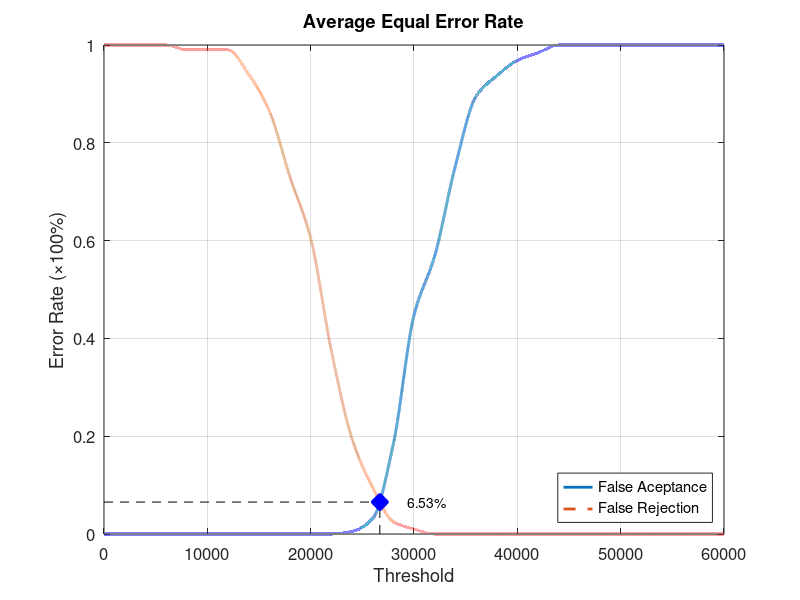
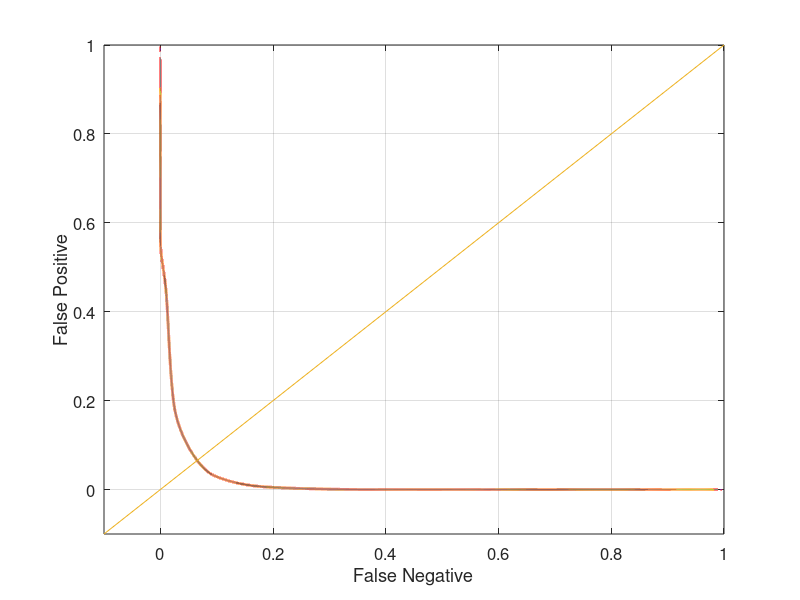

The MATLAB script that drew these images, in order:
function yEER = Database3_1
close all;
clear;
clc;
x = 0:2000:60000;
xq = 0:0.5:60000;

y0 = [0 0 0 0 0 0 0 0 0 0 0 0 0.00526316 0.0315789 0.184211 0.447368 0.568421 0.752632 0.894737 0.936842 0.968421 0.984211 1 1 1 1 1 1 1 1 1];
yy0 = interp1(x, y0, xq, 'pchip');
y1 = [1 1 1 1 0.99 0.99 0.99 0.94 0.865 0.73 0.605 0.375 0.195 0.095 0.025 0.01 0 0 0 0 0 0 0 0 0 0 0 0 0 0 0];
yy1 = interp1(x, y1, xq, 'pchip');

% Calculating EER: 
y2 = abs(y0 - y1);
find(y2 == min(y2))
yy2 = abs(yy0 - yy1);
xEER = find(yy2 == min(yy2));
xEERIndex = xq(xEER) % X-axis EER
yEER = yy0(xEER) % Y-axis EER

main = figure
plot(xq, yy0,'-','LineWidth', 2);	hold on
plot(xq, yy1,'--','LineWidth', 2);	hold on
plot([xEERIndex xEERIndex], [0 yEER], 'k--');	hold on
plot([0 xEERIndex], [yEER yEER], 'k--');	hold on
plot(xEERIndex, yEER, 'bx', 'LineWidth', 10);	hold on
text(xEERIndex + 10 * xEERIndex / 100, yEER, [num2str(round((10000 * yEER)) / 100) '%'])
legend('False Aceptance', 'False Rejection', 'Location', 'SouthEast')
xlabel('Threshold')
ylabel('Error Rate (\times100%)')
title('Average Equal Error Rate')
set(gca, 'FontSize', 12)
axis([0 60000 0 1])
grid on

print(main, 'Database3_1Main', '-dpng');
FNRxFPR = figure('Color', [1 1 1]);
plot(yy1, yy0, '-', yy1, yy0, 'LineWidth', 2);
hold on
y = -0.1:0.1:1
plot(y, y); 
set(gca, 'FontSize', 12)
xlabel('False Negative')
ylabel('False Positive')
axis([-0.1 1 -0.1 1])
set(gca, 'FontSize', 12)
grid on

print(FNRxFPR, 'Database3_1FNRxFPR','-dpng');
end
